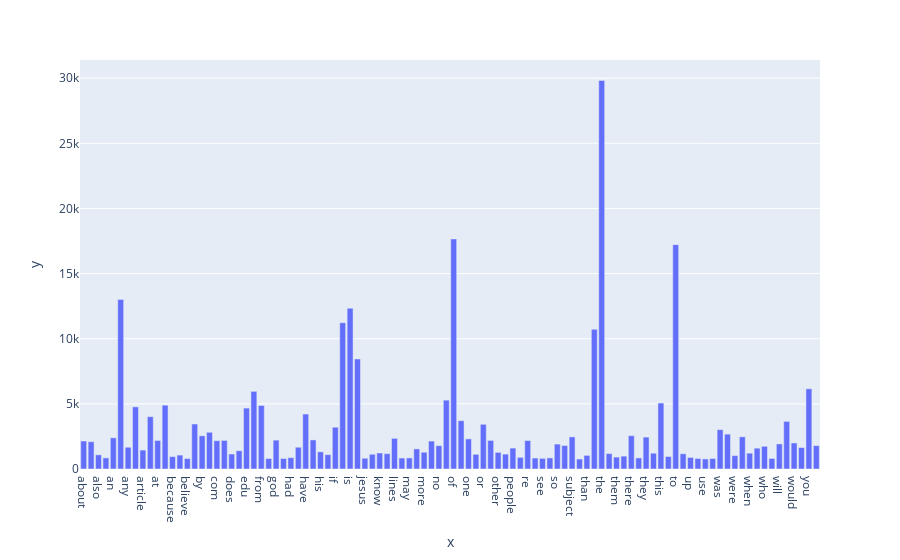

Notebook code cell kept with this figure:
### Markdown cell above
#### use plotly

### Code cell
fig = px.bar(term_frequencies[0:100], x=count_vect.get_feature_names_out()[0:100] ,  
             y=term_frequencies[0:100])
fig.show()

### Figure 1 — Plotly figure (JSON) as saved in the notebook; plotly's stock layout.template omitted (floating-point values rounded to 4 significant figures)
{"data": [{"alignmentgroup": "True", "hovertemplate": "x=%{x}<br>y=%{y}<extra></extra>", "legendgroup": "", "marker": {"color": "#636efa", "pattern": {"shape": ""}}, "name": "", "offsetgroup": "", "orientation": "v", "showlegend": false, "textposition": "auto", "type": "bar", "x": ["about", "all", "also", "am", "an", "and", "any", "are", "article", "as", "at", "be", "because", "been", "believe", "but", "by", "can", "com", "do", "does", "don", "edu", "for", "from", "get", "god", "good", "had", "has", "have", "he", "his", "how", "if", "in", "is", "it", "jesus", "just", "know", "like", "lines", "many", "may", "me", "more", "my", "no", "not", "of", "on", "one", "only", "or", "organization", "other", "out", "people", "posting", "re", "say", "see", "should", "so", "some", "subject", "such", "than", "that", "the", "their", "them", "then", "there", "these", "they", "think", "this", "time", "to", "university", "up", "us", "use", "very", "was", "we", "were", "what", "when", "which", "who", "why", "will", "with", "would", "writes", "you", "your"], "xaxis": "x", "y": [2148, 2093, 1090, 852, 2393, 13017, 1669, 4769, 1453, 4015, 2191, 4898, 952, 1068, 803, 3453, 2548, 2818, 2172, 2193, 1151, 1400, 4675, 5962, 4877, 806, 2216, 805, 870, 1671, 4218, 2232, 1318, 1100, 3208, 11226, 12343, 8447, 825, 1130, 1230, 1177, 2353, 841, 850, 1543, 1286, 2143, 1791, 5285, 17660, 3709, 2312, 1127, 3432, 2192, 1278, 1142, 1604, 892, 2186, 840, 814, 851, 1912, 1802, 2464, 766, 1045, 10723, 29825, 1184, 914, 989, 2556, 850, 2448, 1213, 5063, 959, 17222, 1170, 885, 808, 772, 805, 3020, 2674, 1028, 2472, 1215, 1599, 1742, 811, 1925, 3655, 2000, 1645, 6157, 1793], "yaxis": "y"}], "layout": {"barmode": "relative", "legend": {"tracegroupgap": 0}, "margin": {"t": 60}, "xaxis": {"anchor": "y", "domain": [0, 1], "title": {"text": "x"}}, "yaxis": {"anchor": "x", "domain": [0, 1], "title": {"text": "y"}}}}
